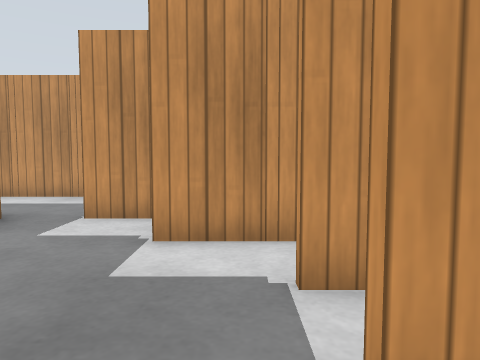
[1] (above)

24 first-person views from a walk through a Gazebo world. The camera is 0.68 m above the floor, tilts 4° down and sees 70° across. The floor is counted in squares, 0.5 m on a side. Each view is taken from the middle of a square. On the plan, view 1 faces up. The plan holds only what a view shows up to about 15 squares ahead; the rest is blank. Simple patterns stand in for the simulator's built-in surfaces.

[2]
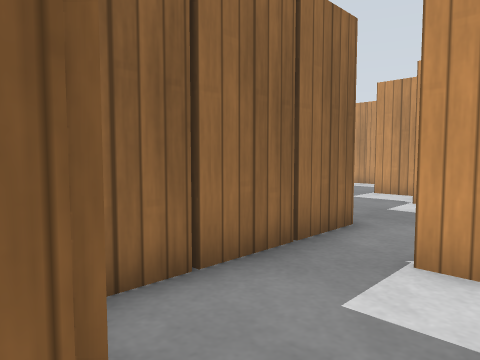

[3]
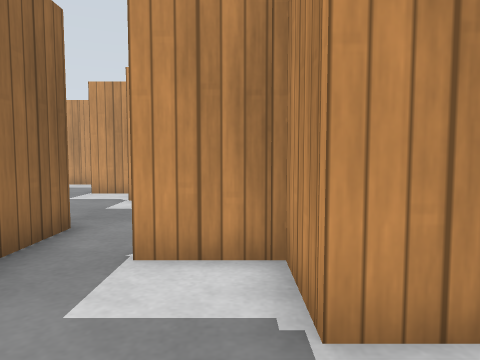

[4]
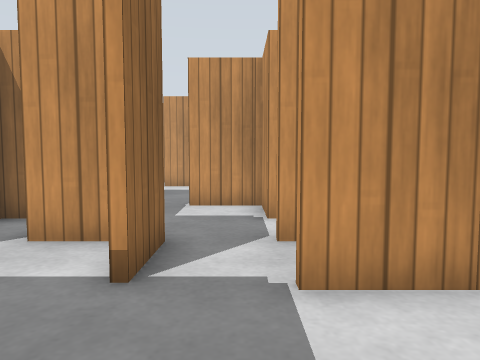

[5]
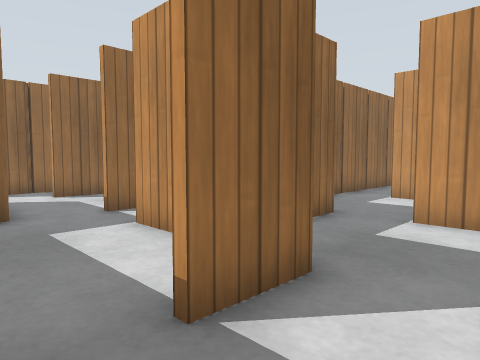

[6]
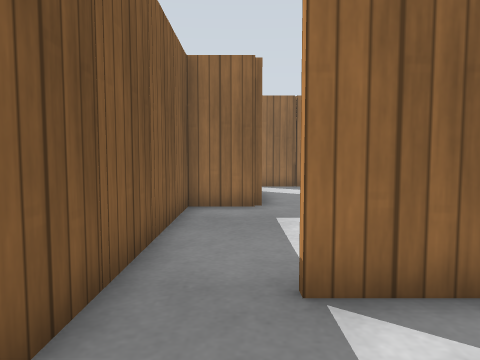

[7]
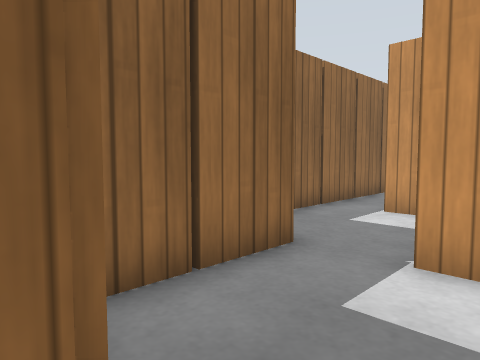

[8]
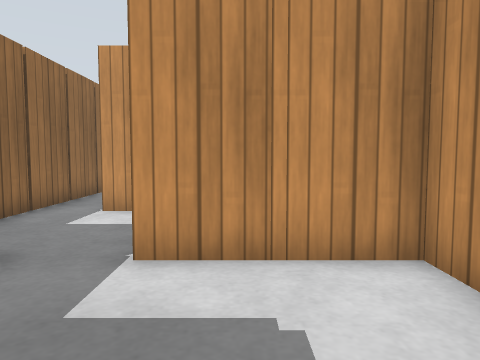

[9]
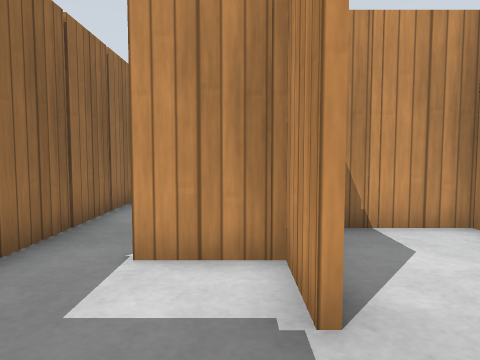

[10]
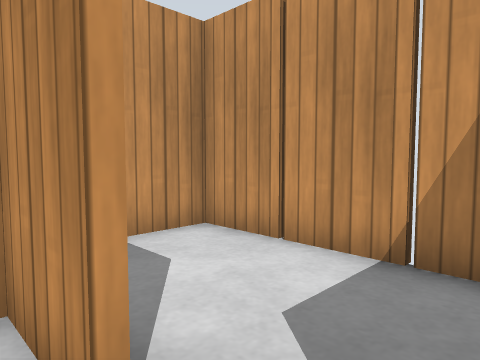

[11]
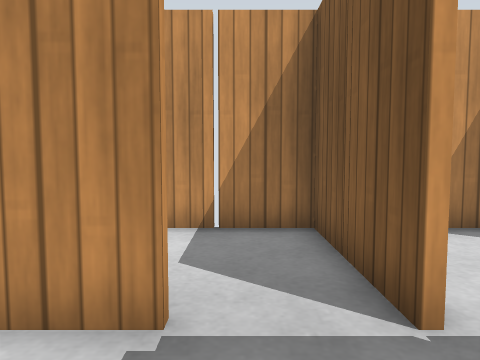

[12]
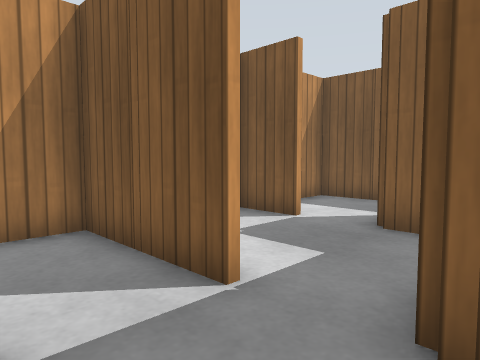

[13]
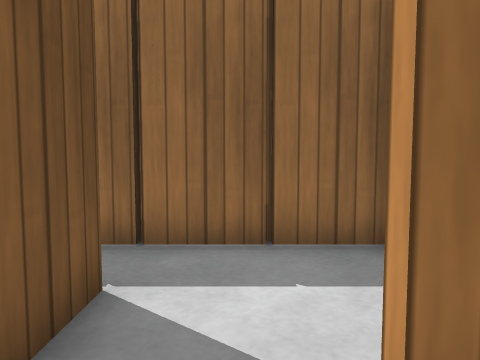

[14]
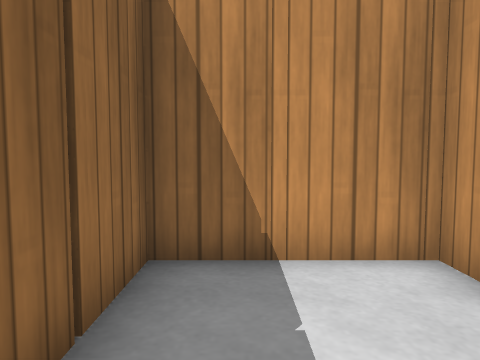

[15]
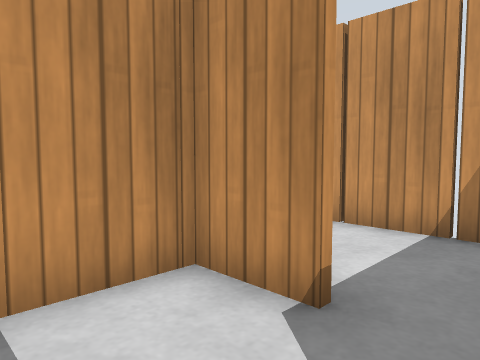

[16]
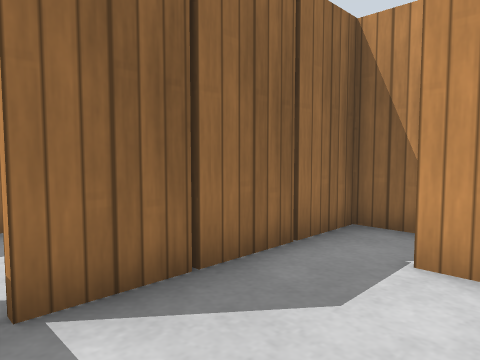

[17]
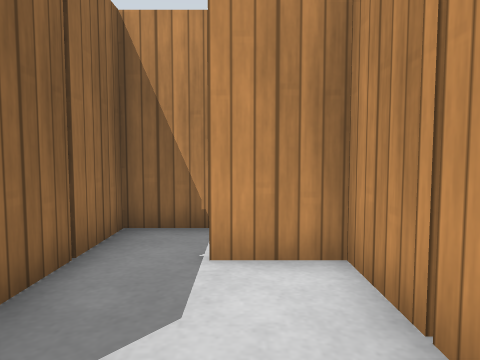

[18]
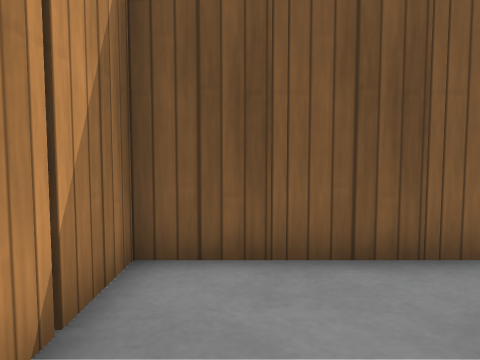

[19]
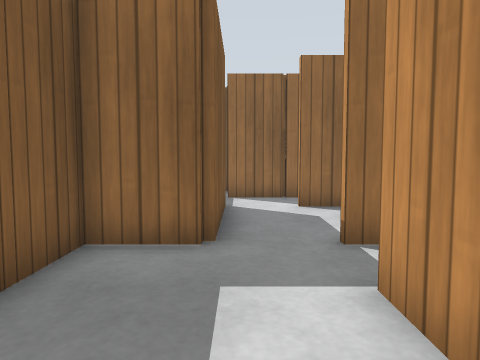

[20]
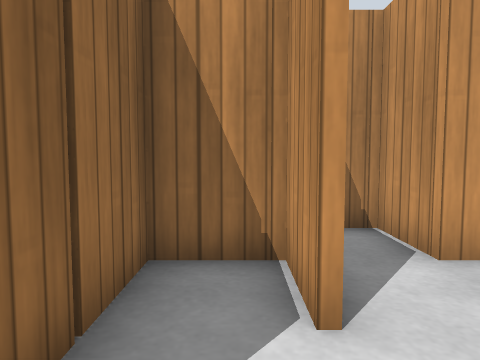

[21]
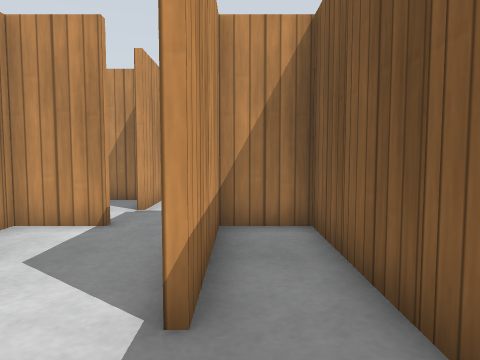

[22]
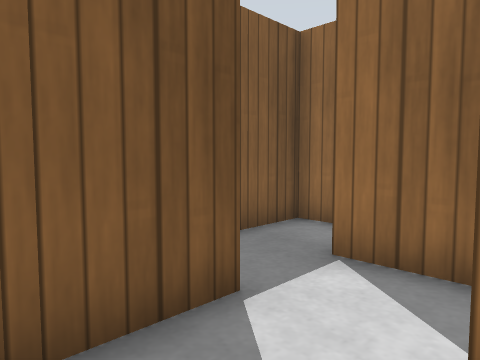

[23]
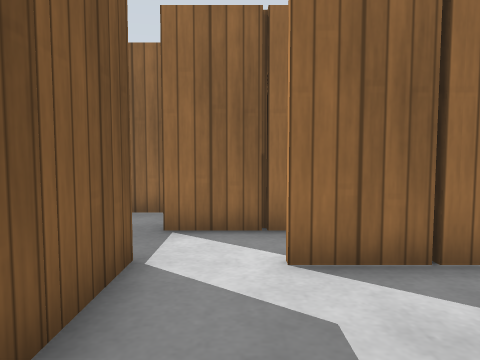

[24]
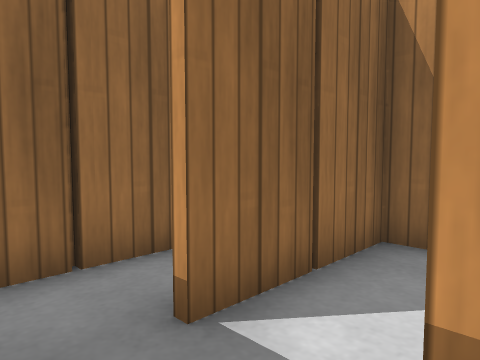

### Floor plan
Ten units are one square. View 1 is at (0, 0); x grows to the right and y downward. Boxes are objects, and circles mark ways between rooms. Rooms are numbered by the first view taken in them; rooms with no view inside come last. Other rooms are left out.
<svg viewBox="-80 -115 190 235">
<path fill="none" stroke="#000" d="M-12 -15 -12 38M11 -14 5 -14M38 26 26 26 26 6 5 6M30 46 25 46M8 45 8 55M46 59 46 49M45 66 25 66M8 85 8 104 65 104M8 55 8 65M104 102 104 91M65 104 95 104M68 65 68 85M66 5 66 -14 45 -14M94 24 105 24M65 24 85 24M105 26 65 26M48 25 48 58M105 -34 79 -34M104 56 104 -34M85 64 105 64M59 64 65 64M28 -44 28 -4M94 -36 105 -36M104 -34 104 -94 85 -94M68 -104 68 -55M65 -36 85 -36M-36 104 6 104 6 86 -35 86M-72 71 -72 104 -64 104M-34 65 -34 46 -52 46 -52 85M-32 45 -32 65M6 65 6 46 -14 46 -14 26 -32 26M-35 84 -14 84M-5 84 5 84M66 -55 66 -74 28 -74 28 -44M45 -36 65 -36M14 -34 5 -34M10 -54 -15 -54"/>
<rect x="-15" y="15" width="10" height="10" fill="#bbb"><title>wooden post</title></rect>
<rect x="-15" y="-5" width="10" height="10" fill="#bbb"><title>wooden post</title></rect>
<rect x="5" y="35" width="10" height="10" fill="#bbb"><title>wooden post</title></rect>
<rect x="15" y="5" width="10" height="10" fill="#bbb"><title>wooden post</title></rect>
<rect x="5" y="75" width="10" height="10" fill="#bbb"><title>wooden post</title></rect>
<rect x="15" y="105" width="10" height="10" fill="#bbb"><title>wooden post</title></rect>
<rect x="35" y="105" width="10" height="10" fill="#bbb"><title>wooden post</title></rect>
<rect x="35" y="65" width="10" height="10" fill="#bbb"><title>other object</title></rect>
<rect x="55" y="105" width="10" height="10" fill="#bbb"><title>wooden post</title></rect>
<rect x="75" y="105" width="10" height="10" fill="#bbb"><title>wooden post</title></rect>
<rect x="45" y="35" width="10" height="10" fill="#bbb"><title>wooden post</title></rect>
<rect x="45" y="15" width="10" height="10" fill="#bbb"><title>wooden post</title></rect>
<rect x="55" y="-15" width="10" height="10" fill="#bbb"><title>wooden post</title></rect>
<rect x="65" y="55" width="10" height="10" fill="#bbb"><title>wooden post</title></rect>
<rect x="85" y="15" width="10" height="10" fill="#bbb"><title>wooden post</title></rect>
<rect x="95" y="-5" width="10" height="10" fill="#bbb"><title>wooden post</title></rect>
<rect x="95" y="-25" width="10" height="10" fill="#bbb"><title>wooden post</title></rect>
<rect x="25" y="-25" width="10" height="10" fill="#bbb"><title>wooden post</title></rect>
<rect x="25" y="-45" width="10" height="10" fill="#bbb"><title>wooden post</title></rect>
<rect x="65" y="-45" width="10" height="10" fill="#bbb"><title>wooden post</title></rect>
<rect x="65" y="-85" width="10" height="10" fill="#bbb"><title>wooden post</title></rect>
<rect x="65" y="-105" width="10" height="10" fill="#bbb"><title>wooden post</title></rect>
<rect x="85" y="-45" width="10" height="10" fill="#bbb"><title>wooden post</title></rect>
<rect x="95" y="-65" width="10" height="10" fill="#bbb"><title>wooden post</title></rect>
<rect x="95" y="-85" width="10" height="10" fill="#bbb"><title>wooden post</title></rect>
<rect x="-45" y="105" width="10" height="10" fill="#bbb"><title>wooden post</title></rect>
<rect x="-25" y="105" width="10" height="10" fill="#bbb"><title>wooden post</title></rect>
<rect x="-5" y="105" width="10" height="10" fill="#bbb"><title>wooden post</title></rect>
<rect x="-75" y="75" width="10" height="10" fill="#bbb"><title>wooden post</title></rect>
<rect x="-65" y="105" width="10" height="10" fill="#bbb"><title>wooden post</title></rect>
<rect x="-65" y="65" width="10" height="10" fill="#bbb"><title>wooden post</title></rect>
<rect x="-55" y="55" width="10" height="10" fill="#bbb"><title>wooden post</title></rect>
<rect x="-45" y="45" width="10" height="10" fill="#bbb"><title>wooden post</title></rect>
<rect x="-35" y="35" width="10" height="10" fill="#bbb"><title>wooden post</title></rect>
<rect x="-25" y="25" width="10" height="10" fill="#bbb"><title>wooden post</title></rect>
<rect x="-15" y="75" width="10" height="10" fill="#bbb"><title>wooden post</title></rect>
<rect x="25" y="-65" width="10" height="10" fill="#bbb"><title>wooden post</title></rect>
<rect x="35" y="-85" width="20" height="20" fill="#bbb"><title>wooden post</title></rect>
<rect x="55" y="-75" width="10" height="10" fill="#bbb"><title>wooden post</title></rect>
<rect x="-5" y="-55" width="10" height="10" fill="#bbb"><title>wooden post</title></rect>
<rect x="15" y="-35" width="10" height="10" fill="#bbb"><title>wooden post</title></rect>
<rect x="15" y="-55" width="10" height="10" fill="#bbb"><title>wooden post</title></rect>
<circle cx="10" cy="20" r="3" fill="#2a7"/>
<circle cx="0" cy="-20" r="3" fill="#2a7"/>
<circle cx="20" cy="60" r="3" fill="#2a7"/>
<circle cx="70" cy="100" r="3" fill="#2a7"/>
<circle cx="10" cy="70" r="3" fill="#2a7"/>
<circle cx="80" cy="60" r="3" fill="#2a7"/>
<circle cx="50" cy="0" r="3" fill="#2a7"/>
<circle cx="40" cy="-50" r="3" fill="#2a7"/>
<circle cx="70" cy="-50" r="3" fill="#2a7"/>
<circle cx="-50" cy="100" r="3" fill="#2a7"/>
<circle cx="-25" cy="80" r="3" fill="#2a7"/>
<text x="0" y="10">1</text>
<text x="20" y="30">2</text>
<text x="40" y="90">3</text>
<text x="90" y="90">4</text>
<text x="80" y="10">5</text>
<text x="40" y="-20">6</text>
<text x="90" y="-70">7</text>
<text x="-20" y="100">8</text>
<text x="-60" y="90">9</text>
<text x="-20" y="60">10</text>
<text x="50" y="-60">11</text>
<text x="0" y="-40">12</text>
</svg>
Room 1 opens to room 2. Room 1 opens to room 12. Room 2 opens to room 3. Room 3 opens to room 4. Room 3 opens to room 10. Room 4 opens to room 5. Room 5 opens to room 6. Room 6 opens to room 11. Room 7 opens to room 11. Room 8 opens to room 9. Room 8 opens to room 10.

Where each view was taken, in squares from view 1:
view 1: 0 up, 0 right, facing up
view 2: 5 down, 2 right, facing up-left
view 3: 5 down, 2 right, facing up
view 4: 10 down, 2 right, facing up
view 5: 10 down, 9 right, facing up-left
view 6: 9 down, 10 right, facing left
view 7: 7 down, 8 right, facing up-left
view 8: 7 down, 8 right, facing up
view 9: 3 down, 6 right, facing up
view 10: 2 down, 6 right, facing up-right
view 11: 1 down, 4 right, facing right
view 12: 0 up, 4 right, facing down-right
view 13: 5 up, 8 right, facing left
view 14: 3 up, 4 right, facing up
view 15: 4 up, 4 right, facing up-right
view 16: 5 up, 10 right, facing up-left
view 17: 5 up, 9 right, facing up
view 18: 8 up, 9 right, facing down
view 19: 8 down, 6 right, facing left
view 20: 9 down, 4 left, facing up
view 21: 9 down, 6 left, facing right
view 22: 6 down, 1 left, facing down-left
view 23: 7 down, 1 right, facing left
view 24: 10 down, 3 left, facing up-left
